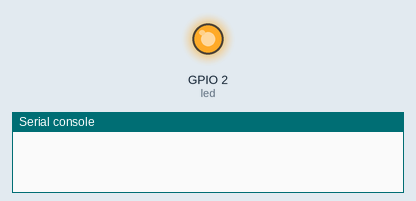
Simulated run of this program. Board: ESP32 board running MicroPython. On the bench: output pins drawn as LEDs (lit = HIGH), the last lines printed to the serial console. Deep sleep restarts the program when it ends.

Above: at 0.5 s.
At 9.1 s:
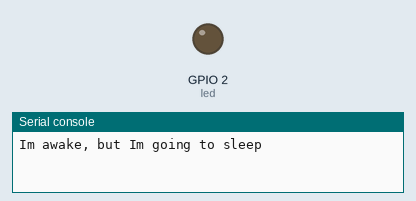
Timing chart, 0 to 22.5 s (numbered marks = the images above):
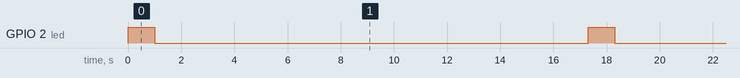

Measured:
- by itself, GPIO 2 (led): alternates HIGH for 1.0 s and LOW for 16.3 s

The program:

ESP32_deep_sleep.py
```python
'''
ESP32_deep_sleep.py

ESP32

'''

import machine
from machine import Pin
from time import sleep

led = Pin (2, Pin.OUT)

#blink LED
led.value(1)
sleep(1)
led.value(0)
sleep(1)

# Warte 5 Sekunden, damit Sie den ESP wach bleibt, um später eine serielle Kommunikation herzustellen
# Diese Sleep-Zeile im endgültigen Skript entfernen
sleep(5)

print('Im awake, but Im going to sleep')

#sleep für 10 seconds (10000 milliseconds)
machine.deepsleep(10000)
```
